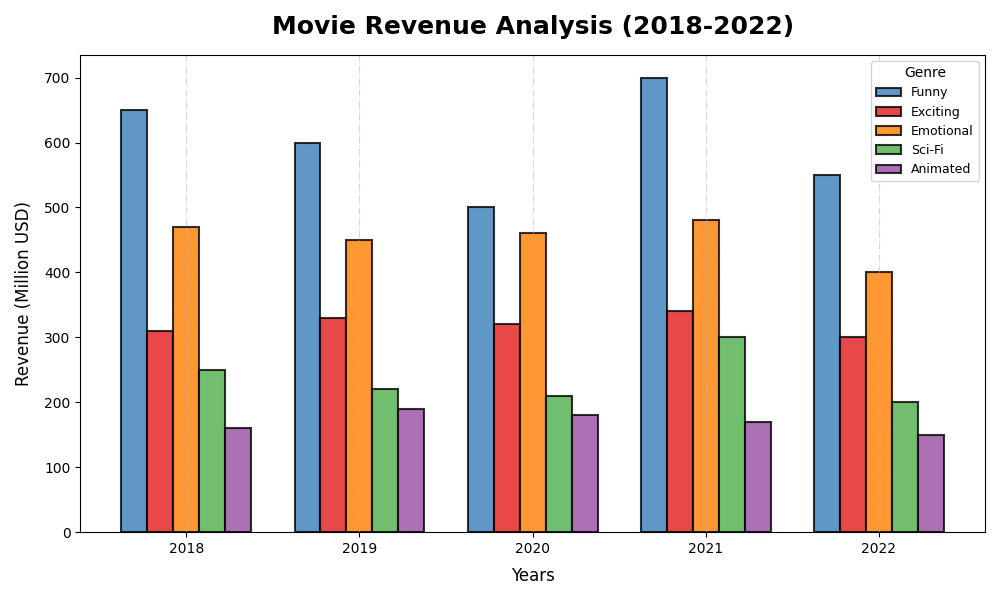

The Python source for this figure:
import matplotlib.pyplot as plt
import numpy as np

years = np.arange(2018, 2023)

# Data for each genre
action = np.array([650, 600, 500, 700, 550])
comedy = np.array([310, 330, 320, 340, 300])
drama = np.array([470, 450, 460, 480, 400])
sci_fi = np.array([250, 220, 210, 300, 200])
animation = np.array([160, 190, 180, 170, 150])

new_colors = ['#377eb8', '#e41a1c', '#ff7f00', '#4daf4a', '#984ea3']

fig, ax = plt.subplots(figsize=(10, 6))

# Width of each bar
bar_width = 0.15

# Plotting each genre
for i, (genre_data, color, label) in enumerate(
    zip([action, comedy, drama, sci_fi, animation], new_colors,
        ['Funny', 'Exciting', 'Emotional', 'Sci-Fi', 'Animated'])):
    ax.bar(years + i * bar_width, genre_data, width=bar_width, label=label, color=color, alpha=0.8, edgecolor='black', linewidth=1.5)

# Settings for the chart's elements
ax.set_title('Movie Revenue Analysis (2018-2022)', fontsize=18, fontweight='bold', pad=15)
ax.set_xlabel('Years', fontsize=12, labelpad=8)
ax.set_ylabel('Revenue (Million USD)', fontsize=12, labelpad=8)

# Customizing x-ticks
ax.set_xticks(years + bar_width * 2, labels=years)

# Legend
ax.legend(title='Genre', loc='upper right', fontsize=9)

ax.grid(axis='x', linestyle='-.', alpha=0.5)

plt.tight_layout()

plt.show()
